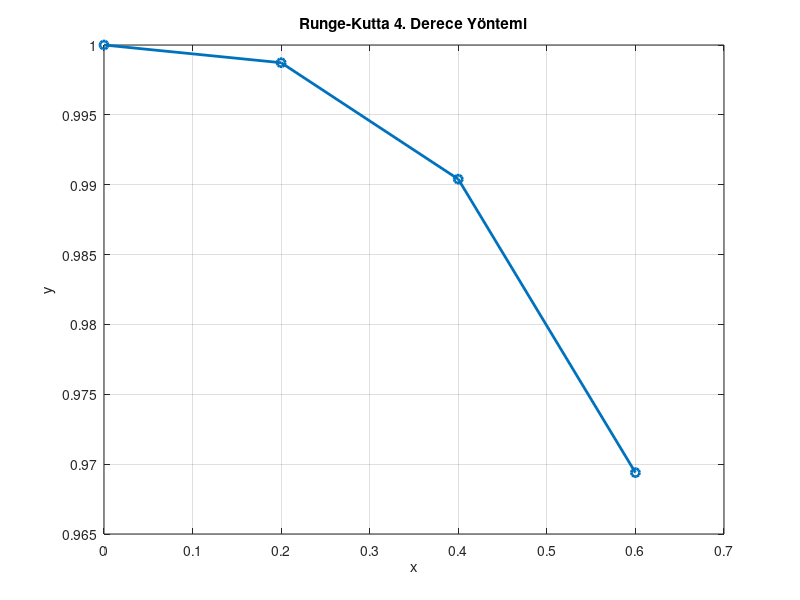

Reproduce this figure in MATLAB.
clc; clear; close all;

% Başlangıç değerleri
x0 = 0.0;
y0 = 1.0;
h = 0.2;
N = 3; % Adım sayısı

% x ve y için boş diziler
x = zeros(1, N+1);
y = zeros(1, N+1);

% İlk değerleri yerleştir
x(1) = x0;
y(1) = y0;

% f fonksiyonu: dy/dx = cos(x) - y
f = @(x, y) cos(x) - y;

% RK4 döngüsü
for n = 1:N
    k1 = f(x(n), y(n));
    k2 = f(x(n) + h/2, y(n) + h/2 * k1);
    k3 = f(x(n) + h/2, y(n) + h/2 * k2);
    k4 = f(x(n) + h,   y(n) + h * k3);

    y(n+1) = y(n) + (h/6)*(k1 + 2*k2 + 2*k3 + k4);
    x(n+1) = x(n) + h;
end

% Sonuçları yazdır
fprintf("Adım\t x_n\t\t y_n (RK4)\n");
for n = 1:N+1
    fprintf("%d\t %.1f\t\t %.6f\n", n-1, x(n), y(n));
end

% Grafik çizimi
figure;
plot(x, y, '-o', 'LineWidth', 2);
title('Runge-Kutta 4. Derece Yöntemi');
xlabel('x');
ylabel('y');
grid on;
